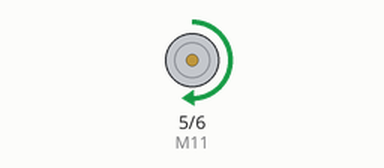
Recording of a sketch running on a simulated Arduino Uno, built with avr-gcc and run on an emulated ATmega328P. On the bench: motor-driver pin pairs drawn as motors (green arrow = first pin HIGH = forward, orange = second pin HIGH = backward, longer = more drive).

Above: at 2.5 s.
At 7.5 s:
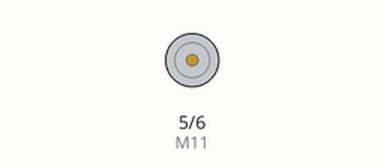
At 12.5 s:
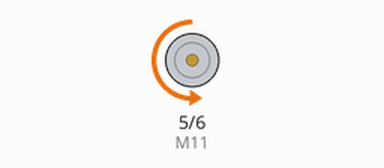
Timing chart, 0 to 19.5 s (numbered marks = the images above):
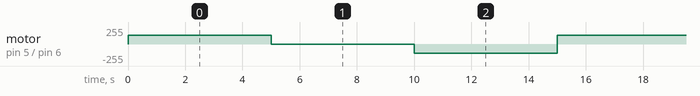

The sketch:

testmotor.ino
```cpp
#define M11 5
#define M12 6
void setup() {
  pinMode(M11, OUTPUT);
  pinMode(M12, OUTPUT);
}

void loop() {
  forward();
  delay(5000);
  stop();
  delay(5000);
  backward();
  delay(5000);
  stop();
}

void forward()
{
  analogWrite(M11,135);
  digitalWrite(M12,LOW);
}
void backward()
{
  digitalWrite(M11,LOW);
  analogWrite(M12,135);
}
void stop()
{
  digitalWrite(M11,LOW);
  digitalWrite(M12,LOW);
}
```

Measured:
- by itself, motor on pin 5 (M11) / pin 6 (M12): repeats every 15.0 s: stopped 5.0 s, backward 135/255 5.0 s, forward 135/255 5.0 s
